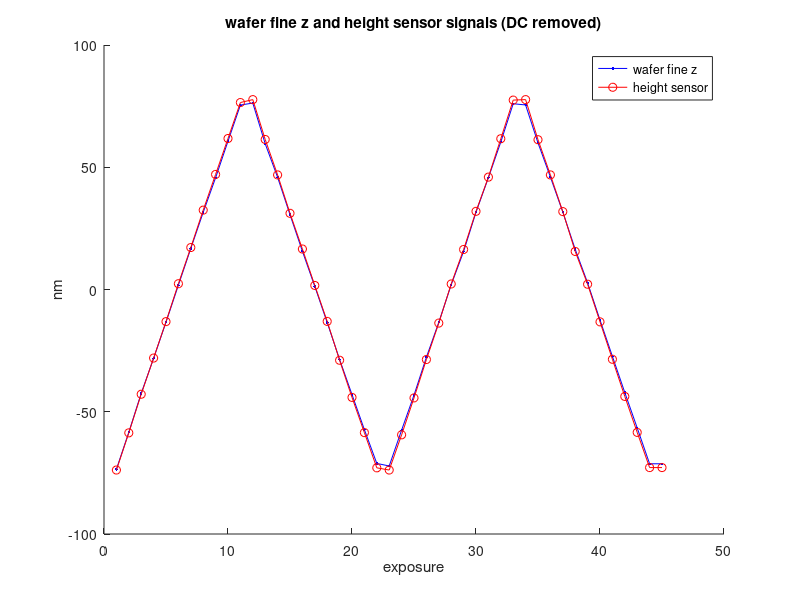
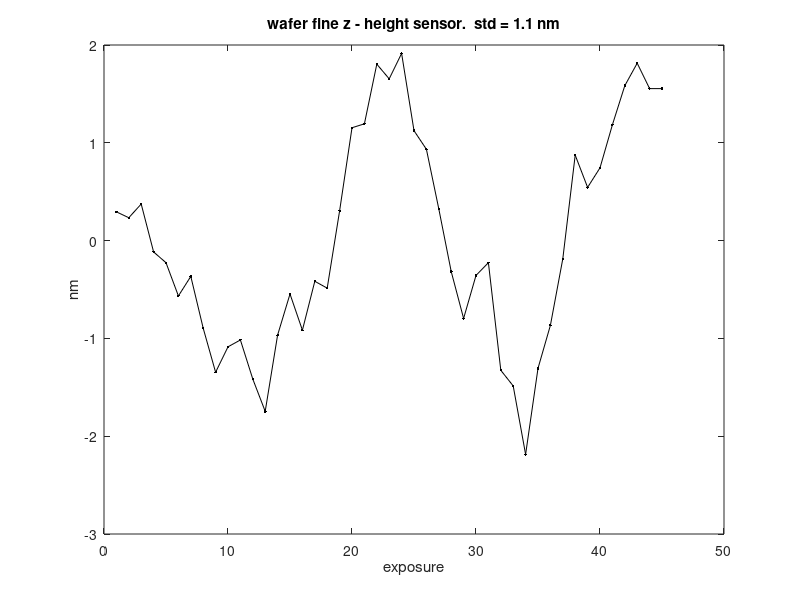

Reproduce these figures in MATLAB, in order.

% plot hs_accuracy


load('hs-accuracy.mat'); % populates data struct


z_wfz = data.z_wafer_fine_nm;
z_hs = data.z_height_sensor_nm;

% remove index shot

z_wfz = z_wfz(2 : end);
z_hs = z_hs(2 : end);

% remove dc

z_wfz = z_wfz - mean(z_wfz);
z_hs = z_hs - mean(z_hs);

z_diff = z_wfz - z_hs;
std_z_diff = std(z_diff);
% plot

figure
hold on
plot(z_wfz, '.-b');
plot(z_hs, 'o-r');
legend({'wafer fine z', 'height sensor'});
ylabel('nm')
xlabel('exposure')
title('wafer fine z and height sensor signals (DC removed)');


figure
plot(z_diff, '.-k');
cTitle = sprintf(...
    'wafer fine z - height sensor.  std = %1.1f nm', ...
    std_z_diff ...
);
title(cTitle);
ylabel('nm');
xlabel('exposure');
